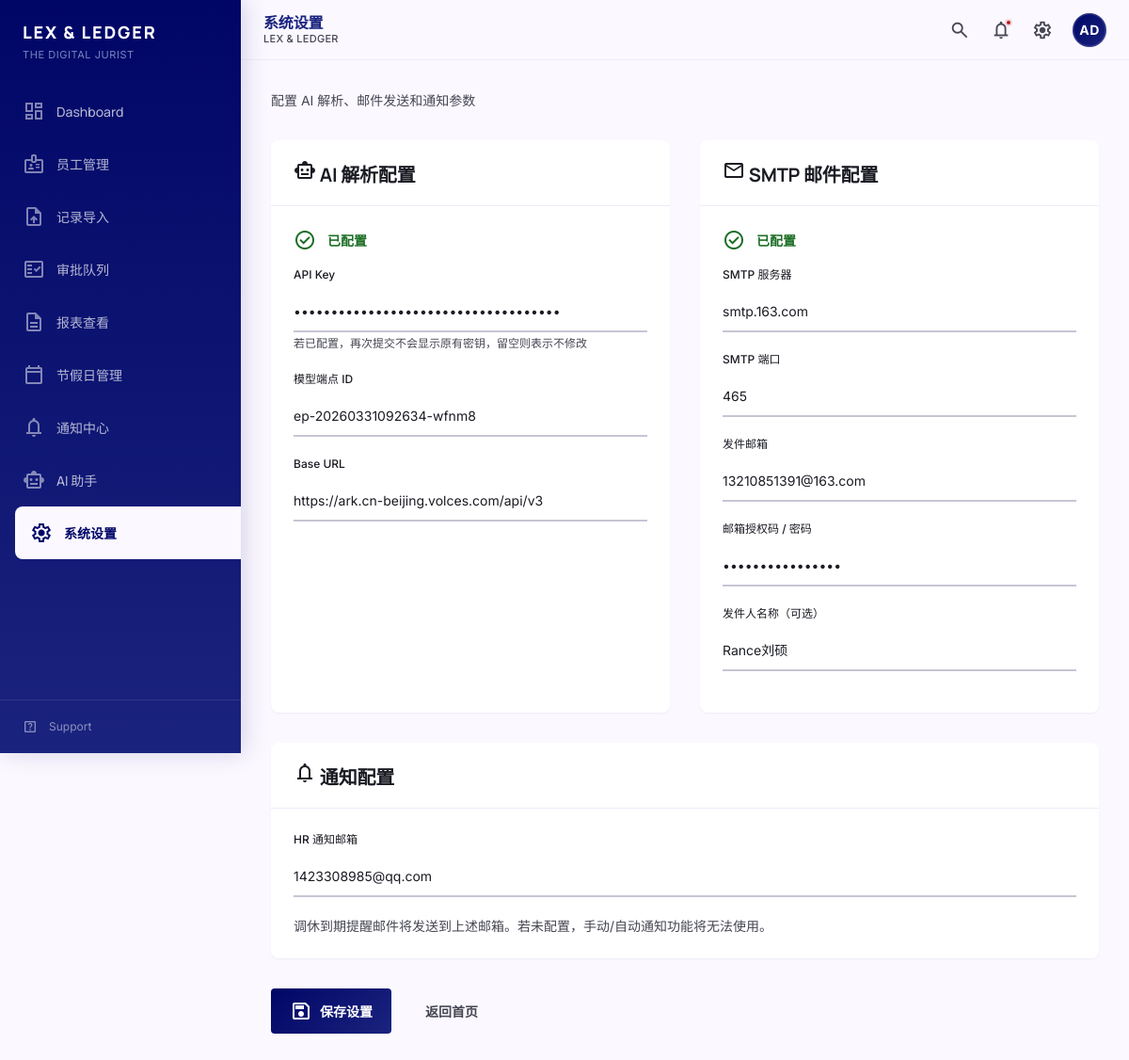
/settings/, run on the app's committed database.
### tables this page shows
CREATE TABLE app_config (
            config_key TEXT PRIMARY KEY NOT NULL,
            config_value TEXT,
            updated_at TIMESTAMP DEFAULT CURRENT_TIMESTAMP
        );

### src/web/routes/settings.py (the view)
@bp.route('/')
def settings_index():
    conn = get_db()
    try:
        configs = get_all_configs(conn)
        ai_config = build_ai_config(conn)
        email_config = build_email_config(conn)
    finally:
        conn.close()
    return render_template(
        'settings/index.html',
        configs=configs,
        ai_configured=bool(ai_config['api_key'] and ai_config['model']),
        email_configured=email_config['is_configured']
    )

### src/web/utils.py (called while the page is built)
def get_db():
    db_path = current_app.config['DATABASE']
    conn = sqlite3.connect(db_path)
    conn.row_factory = sqlite3.Row
    return conn

### src/web/templates/settings/index.html (shortened to what this page needs)
{% extends "base.html" %}
{% block page_title %}系统设置{% endblock %}
{% from "components/forms.html" import form_input with context %}
{% block content %}
<div class="page-container">
    <div class="mb-8">
        <p class="text-on-surface-variant text-body-md">配置 AI 解析、邮件发送和通知参数</p>
    </div>
    <form action="{{ url_for('settings.settings_save') }}" method="POST">
        <div class="grid grid-cols-1 lg:grid-cols-2 gap-8">
            <div class="content-card">
                <div class="content-card-header">
                    <h5 class="content-card-title">
                        <span class="material-symbols-outlined inline-icon">smart_toy</span>
                        AI 解析配置
                    </h5>
                </div>
                <div class="content-card-body">
                    <div class="flex items-center gap-3 mb-4">
                        <span class="material-symbols-outlined {% if ai_configured %}text-secondary{% else %}text-error{% endif %}">
                        </span>
                        <span class="font-semibold {% if ai_configured %}text-secondary{% else %}text-error{% endif %}">
                            {% if ai_configured %}已配置{% else %}未配置{% endif %}
                        </span>
                    </div>
                    {{ form_input('volces_api_key', 'API Key', value=configs.VOLCES_API_KEY, type='password', placeholder='输入火山方舟 API Key', helper='若已配置，再次提交不会显示原有密钥，留空则表示不修改') }}
                    {{ form_input('volces_model', '模型端点 ID', value=configs.VOLCES_MODEL, placeholder='例如 ep-xxxxxxxxxxxxxxxx') }}
                    {{ form_input('volces_base_url', 'Base URL', value=configs.VOLCES_BASE_URL, placeholder='https://ark.cn-beijing.volces.com/api/v3') }}
                </div>
            </div>
            <div class="content-card">
                <div class="content-card-header">
                    <h5 class="content-card-title">
                        <span class="material-symbols-outlined inline-icon">mail</span>
                        SMTP 邮件配置
                    </h5>
                </div>
                <div class="content-card-body">
                    <div class="flex items-center gap-3 mb-4">
                        <span class="material-symbols-outlined {% if email_configured %}text-secondary{% else %}text-error{% endif %}">
                        </span>
                        <span class="font-semibold {% if email_configured %}text-secondary{% else %}text-error{% endif %}">
                            {% if email_configured %}已配置{% else %}未配置{% endif %}
                        </span>
                    </div>
                    {{ form_input('smtp_host', 'SMTP 服务器', value=configs.SMTP_HOST, placeholder='例如 smtp.163.com') }}
                    {{ form_input('smtp_port', 'SMTP 端口', value=configs.SMTP_PORT, placeholder='587 或 465') }}
                    {{ form_input('smtp_user', '发件邮箱', value=configs.SMTP_USER, placeholder='user@example.com') }}
                    {{ form_input('smtp_password', '邮箱授权码 / 密码', value=configs.SMTP_PASSWORD, type='password', placeholder='输入邮箱授权码') }}
                    {{ form_input('smtp_from', '发件人名称（可选）', value=configs.SMTP_FROM, placeholder='默认与发件邮箱相同') }}
                </div>
            </div>
            <div class="content-card lg:col-span-2">
                <div class="content-card-header">
                    <h5 class="content-card-title">
                        <span class="material-symbols-outlined inline-icon">notifications</span>
                        通知配置
                    </h5>
                </div>
                <div class="content-card-body">
                    {{ form_input('hr_notification_email', 'HR 通知邮箱', value=configs.HR_NOTIFICATION_EMAIL, placeholder='多个邮箱用英文逗号分隔，如 hr@company.com,admin@company.com') }}
                    <p class="text-on-surface-variant text-body-sm mt-4">
                        调休到期提醒邮件将发送到上述邮箱。若未配置，手动/自动通知功能将无法使用。
                    </p>
                </div>
            </div>
        </div>
        <div class="mt-8 flex items-center gap-4">
            <button type="submit" class="btn btn-primary">
                <span class="material-symbols-outlined">save</span>
                保存设置
            </button>
            <a href="{{ url_for('dashboard.index') }}" class="btn btn-ghost">返回首页</a>
        </div>
    </form>
</div>
{% endblock %}

### src/web/templates/components/forms.html (shortened to what this page needs)
{% macro form_input(name, label, value='', type='text', placeholder='', required=false, error='', helper='', attrs={}) %}
<div class="form-group {% if error %}has-error{% endif %}">
  <label class="form-label" for="{{ name }}">
    {{ label }}
  </label>
  <input
    type="{{ type }}"
    id="{{ name }}"
    name="{{ name }}"
    value="{{ value }}"
    class="form-input"
    placeholder="{{ placeholder }}"
  >
  {% if error %}
  <span class="form-error">{{ error }}</span>
  {% elif helper %}
  <span class="form-helper">{{ helper }}</span>
  {% endif %}
</div>
{% endmacro %}

### src/web/static/css/tokens.css (style rules this page uses)
:root { --color-primary: #000666; --color-primary-container: #1a237e; --color-on-primary: #ffffff; --color-on-primary-container: #8690ee; --color-primary-fixed: #e0e0ff; --color-primary-fixed-dim: #bdc2ff; --color-inverse-primary: #bdc2ff; --color-on-primary-fixed: #000767; --color-on-primary-fixed-variant: #343d96; --color-secondary: #1b6d24; --color-secondary-container: #a0f399; --color-on-secondary: #ffffff; --color-on-secondary-container: #217128; --color-secondary-fixed: #a3f69c; --color-secondary-fixed-dim: #88d982; --color-on-secondary-fixed: #002204; --color-on-secondary-fixed-variant: #005312; --color-tertiary: #321100; --color-tertiary-container: #532100; --color-on-tertiary: #ffffff; --color-on-tertiary-container: #f57009; --color-tertiary-fixed: #ffdbca; --color-tertiary-fixed-dim: #ffb68f; --color-on-tertiary-fixed: #331200; --color-on-tertiary-fixed-variant: #773200; --color-error: #ba1a1a; --color-error-container: #ffdad6; --color-on-error: #ffffff; --color-on-error-container: #93000a; --color-background: #fbf8ff; --color-on-background: #1a1b23; --color-surface: #fbf8ff; --color-on-surface: #1a1b23; --color-surface-variant: #e2e1ed; --color-on-surface-variant: #454652; --color-inverse-surface: #2f3038; --color-inverse-on-surface: #f1f0fb; --color-surface-tint: #4c56af; --color-surface-dim: #dad9e4; --color-surface-bright: #fbf8ff; --color-surface-container-lowest: #ffffff; --color-surface-container-low: #f3f2fe; --color-surface-container: #eeedf8; --color-surface-container-high: #e8e7f2; --color-surface-container-highest: #e2e1ed; --color-outline: #767683; --color-outline-variant: #c6c5d4; --font-headline: 'Manrope', -apple-system, BlinkMacSystemFont, sans-serif; --font-body: 'Inter', -apple-system, BlinkMacSystemFont, sans-serif; --font-label: 'Inter', -apple-system, BlinkMacSystemFont, sans-serif; --font-mono: 'SF Mono', 'Monaco', 'Inconsolata', monospace; --text-display-lg: 3.5rem; --text-display-md: 2.5rem; --text-display-sm: 2rem; --text-headline-lg: 2rem; --text-headline-md: 1.5rem; --text-headline-sm: 1.25rem; --text-title-lg: 1.125rem; --text-title-md: 1rem; --text-title-sm: 0.875rem; --text-body-lg: 1rem; --text-body-md: 0.875rem; --text-body-sm: 0.8125rem; --text-label-lg: 0.875rem; --text-label-md: 0.75rem; --text-label-sm: 0.6875rem; --font-regular: 400; --font-medium: 500; --font-semibold: 600; --font-bold: 700; --font-extrabold: 800; --leading-tight: 1.2; --leading-snug: 1.375; --leading-normal: 1.5; --leading-relaxed: 1.625; --tracking-tighter: -0.02em; --tracking-tight: -0.01em; --tracking-normal: 0; --tracking-wide: 0.025em; --tracking-wider: 0.05em; --tracking-widest: 0.1em; --space-0: 0; --space-1: 0.25rem; --space-2: 0.5rem; --space-3: 0.75rem; --space-4: 1rem; --space-5: 1.25rem; --space-6: 1.5rem; --space-8: 2rem; --space-10: 2.5rem; --space-12: 3rem; --space-16: 4rem; --space-20: 5rem; --space-24: 6rem; --section-gap-sm: var(--space-6); --section-gap-md: var(--space-8); --section-gap-lg: var(--space-12); --radius-none: 0; --radius-xs: 0.125rem; --radius-sm: 0.25rem; --radius-md: 0.5rem; --radius-lg: 0.75rem; --radius-xl: 1rem; --radius-full: 9999px; --shadow-ambient: 0 0 48px rgba(26, 27, 35, 0.06); --shadow-ambient-lg: 0 0 64px rgba(26, 27, 35, 0.08); --shadow-sm: 0 1px 2px rgba(26, 27, 35, 0.05); --shadow-md: 0 4px 6px rgba(26, 27, 35, 0.07), 0 2px 4px rgba(26, 27, 35, 0.05); --shadow-lg: 0 10px 15px rgba(26, 27, 35, 0.08), 0 4px 6px rgba(26, 27, 35, 0.05); --shadow-xl: 0 20px 25px rgba(26, 27, 35, 0.1), 0 10px 10px rgba(26, 27, 35, 0.04); --shadow-sidebar: 4px 0 24px rgba(0, 6, 102, 0.15); --duration-fast: 150ms; --duration-normal: 200ms; --duration-slow: 300ms; --duration-slower: 400ms; --ease-default: cubic-bezier(0.4, 0, 0.2, 1); --ease-in: cubic-bezier(0.4, 0, 1, 1); --ease-out: cubic-bezier(0, 0, 0.2, 1); --ease-out-expo: cubic-bezier(0.16, 1, 0.3, 1); --ease-spring: cubic-bezier(0.34, 1.56, 0.64, 1); --sidebar-width: 16rem; --sidebar-width-collapsed: 4rem; --content-max-width: 80rem; --header-height: 4rem; --z-base: 0; --z-dropdown: 100; --z-sticky: 200; --z-fixed: 300; --z-modal-backdrop: 400; --z-modal: 500; --z-popover: 600; --z-tooltip: 700; --z-toast: 800; }

### src/web/static/css/interactions.css (style rules this page uses)
.page-transition { animation: pageEnter 0.4s var(--ease-out-expo); }
.content-card { transition: box-shadow 0.2s var(--ease-out-expo); }

### data on the page
app_config: volces_model "ep-20260331092634-wfnm8"
app_config: volces_base_url "https://ark.cn-beijing.volces.com/api/v3"
app_config: smtp_host "smtp.163.com"
app_config: smtp_port "465"
app_config: smtp_user "13210851391@163.com"
app_config: smtp_from "Rance刘硕"
app_config: hr_notification_email "1423308985@qq.com"

### other printed values
{{ label }} "API Key 模型端点 ID Base URL SMTP 服务器 SMTP 端口 发件邮箱 邮箱授权码 / 密码 发件人名称（可选） HR 通知邮箱"
{{ helper }} "若已配置，再次提交不会显示原有密钥，留空则表示不修改"
